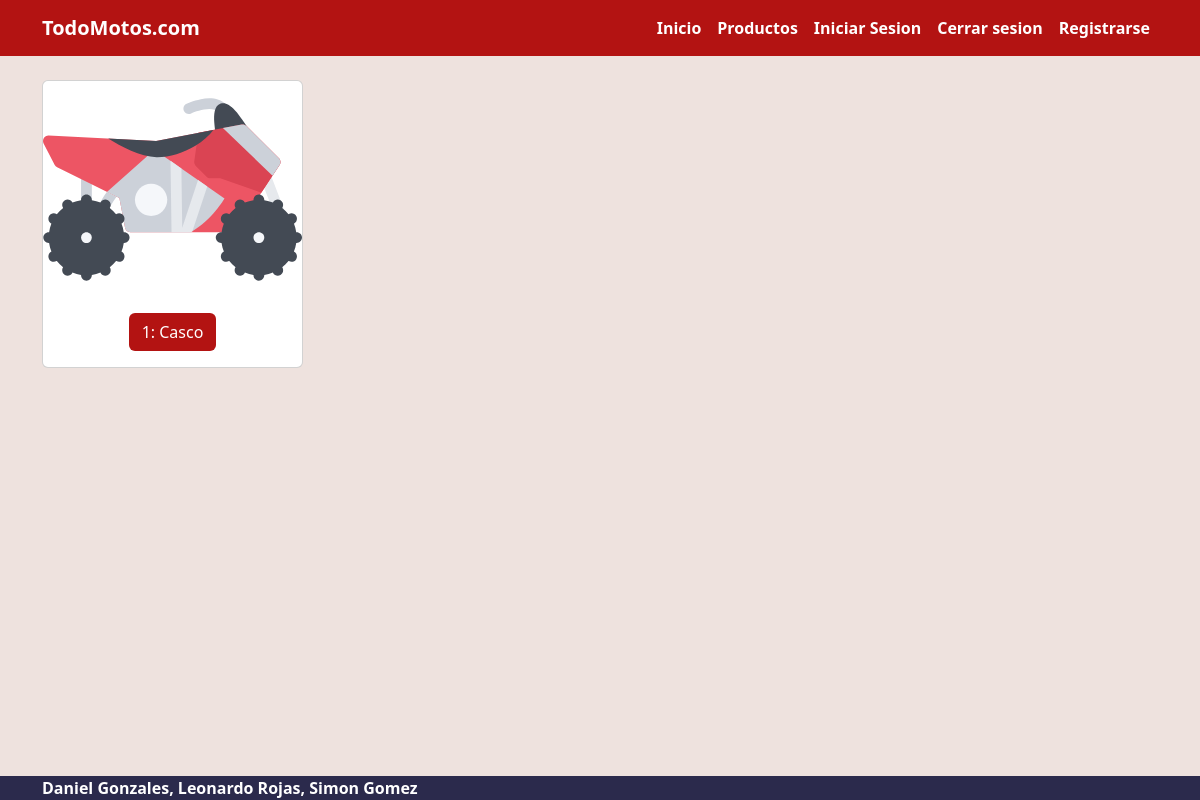
Before: /products/ with the older database file.
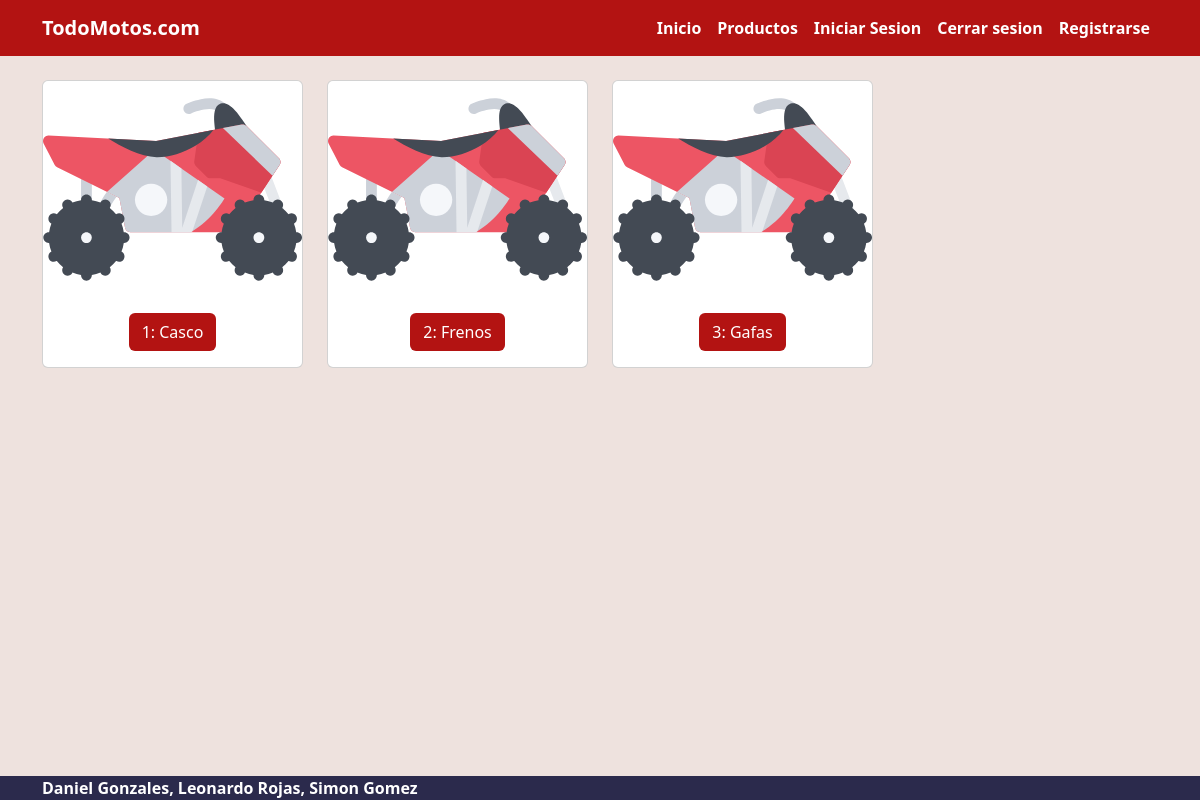
After: the same page with the newer database file.
### ecommerce/models.py (models this page shows)
class Product(models.Model):
    name = models.CharField(max_length=255)
    brand = models.CharField(max_length=50)
    description = models.CharField(max_length=300)
    price = models.IntegerField()
    stock = models.IntegerField()

### ecommerce/views.py (the view)
# urls.py: path('products/',ProductListView.as_view(),name='products'),
class ProductListView(ListView):
    model = Product
    template_name = 'pages/products.html'
    context_object_name = 'products'

### ecommerce/templates/pages/products.html
{% extends 'base.html' %}
{% load static %}
{% block content %}
<div class="row">
    {% for product in products %}
    <div class="col-md-4 col-lg-3 mb-2">
        <div class="card">
            <img src="{% static 'products/icono_moto.svg' %}" class="card-img-top img-card">
            <div class="card-body text-center">
                <a href="{% url 'product' id=product.id  %}" class="btn bg-primary text-white">{{product.id}}:
                    {{product.name}}</a>
            </div>
        </div>
    </div>
    {% endfor %}
</div>
{%endblock%}

Changed rows visible on the page:
added Product: id "2", name "Frenos"
added Product: id "3", name "Gafas"
